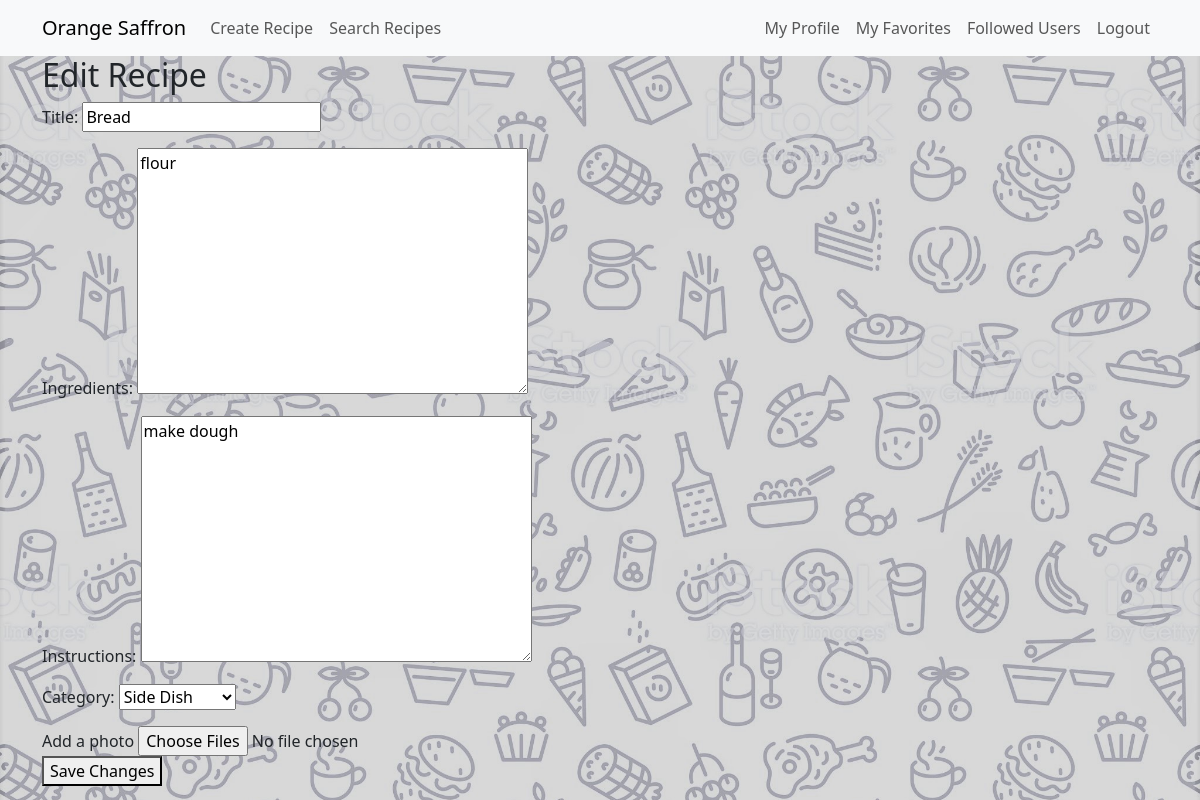
The page /recipes/14/update/ (signed in) on the database its author committed.
### recipes/models.py (models this page shows, shortened)
class Recipe(models.Model):
    title = models.CharField(max_length=200)
    author = models.ForeignKey(User, on_delete=models.CASCADE)
    ingredients = models.TextField()
    instructions = models.TextField()
    category = models.ForeignKey(Category, on_delete=models.CASCADE, null=True)
    created_at = models.DateTimeField(auto_now_add=True)
    updated_at = models.DateTimeField(auto_now=True)
    yummy_count = models.PositiveIntegerField(default=0)

### recipes/views.py (the view)
# urls.py: path('recipes/<int:recipe_id>/update/', views.update_recipe, name='update_recipe'),
@login_required
def update_recipe(request, recipe_id):
    recipe = get_object_or_404(Recipe, pk=recipe_id)
    if request.user != recipe.author:
        return redirect('recipe_detail', recipe_id=recipe.pk)
    photos = Photo.objects.filter(recipe=recipe)
    if request.method == 'POST':
        recipe_form = RecipeForm(request.POST, instance=recipe)
        photo_form = PhotoForm(request.POST, request.FILES)
        if recipe_form.is_valid():
            recipe = recipe_form.save()
            Photo.objects.filter(recipe=recipe).delete()
            if 'photos' in request.FILES:
                photos = request.FILES.getlist('photos')[:5]
                for photo in photos:
                    Photo.objects.create(recipe=recipe, image=photo)
            return redirect('recipe_detail', recipe_id=recipe.pk)
    else:
        recipe_form = RecipeForm(instance=recipe)
        photo_form = PhotoForm()
    return render(request, 'update_recipe.html', {'recipe_form': recipe_form, 'photo_form': photo_form, 'photos': photos})

### recipes/forms.py (shortened to what this page needs)
class RecipeForm(forms.ModelForm):
    class Meta:
        model = Recipe
        fields = ['title', 'ingredients', 'instructions', 'category']

class PhotoForm(forms.ModelForm):
    class Meta:
        model = Photo
        fields = ['image']
        widgets = {
            'image': forms.ClearableFileInput(attrs={'multiple': False}),
        }

### recipes/models.py (called while the page is built)
    def __str__(self):
        return self.name

### templates/update_recipe.html (shortened to what this page needs)
{% extends 'base.html' %}
{% block content %}
  <h2>Edit Recipe</h2>
  <form method="post" enctype="multipart/form-data">
    {{ recipe_form.as_p }}
    <div class="form-group">
      <label for="id_photos">Add a photo</label>
      <input type="file" name="photos" id="id_photos" accept="image/*" multiple>
    </div>
    <button type="submit">Save Changes</button>
  </form>
{% endblock %}

### static/style.css (style rules this page uses)
body { background-image: url("images/background.jpg"); background-repeat: no-repeat; background-size: cover; }

### rows shown on the page
Recipe: title "Bread", ingredients "flour", instructions "make dough", category "Side Dish"
